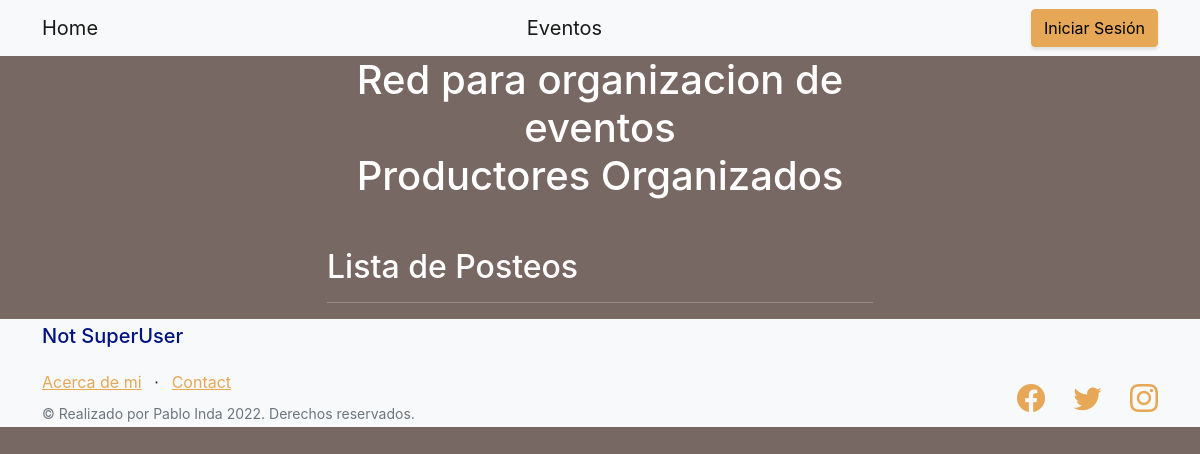
The page /blog/blog on the database as committed earlier.
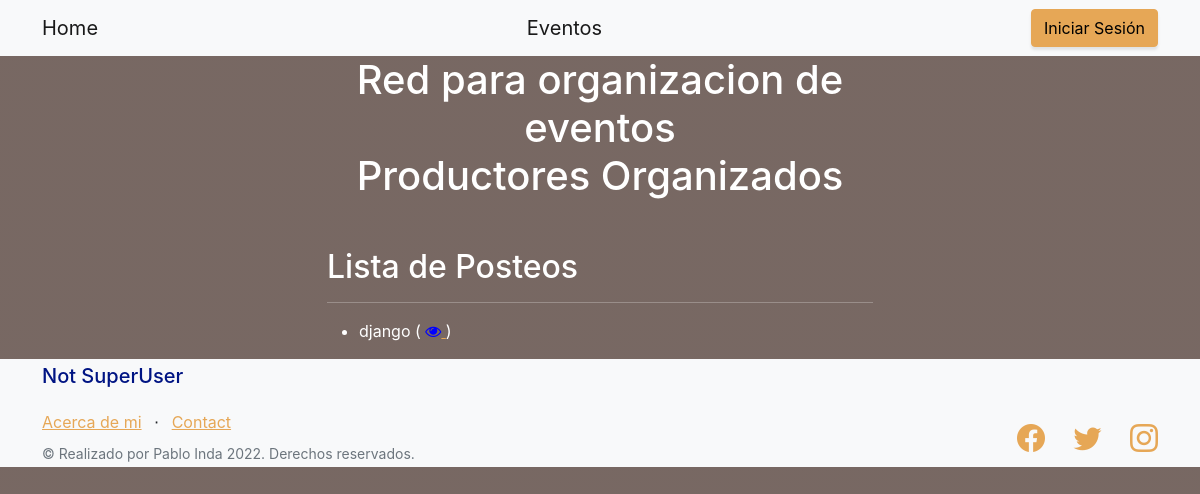
The same page on the database as committed later.
### blog/models.py (models this page shows)
class Blog(models.Model):
    title = models.CharField(max_length=200, unique=True)
    slug = models.SlugField(max_length=500, unique=True)
    author = models.ForeignKey(User, on_delete= models.CASCADE,related_name='blog_posts')
    updated_on = models.DateTimeField(auto_now= True)
    content = models.TextField()
    created_on = models.DateTimeField(auto_now_add=True)
    status = models.IntegerField(choices=STATUS, default=0)
    class Meta:
        ordering = ['-created_on']
    def __str__(self):
        return self.title

### blog/views.py (the view)
# urls.py: path('blog', views.BlogListView.as_view(), name='blog-list'),
class BlogListView(ListView):
    model = Blog
    template_name = "blog/blog_list.html"

### blog/templates/blog/blog_list.html (shortened to what this page needs)
{% extends "home/index.html" %}
{% load static %}
{% block entregafinal_content %}
<h2>Lista de Posteos</h2>
<hr></hr>
<ul>
    {% for blog in blog_list %}
    <li>
        {{blog}}
        (
            <a href="{% url 'blog:blog-detail' blog.id %}">
                <i class="fa fa-eye" style="color: rgb(0, 0, 255);"> </i>
            </a>
        )
    </li>
    {% endfor %}
</ul>
{% endblock %}

Rows that differ between the two databases and show on the page:
added Blog: title "django"
